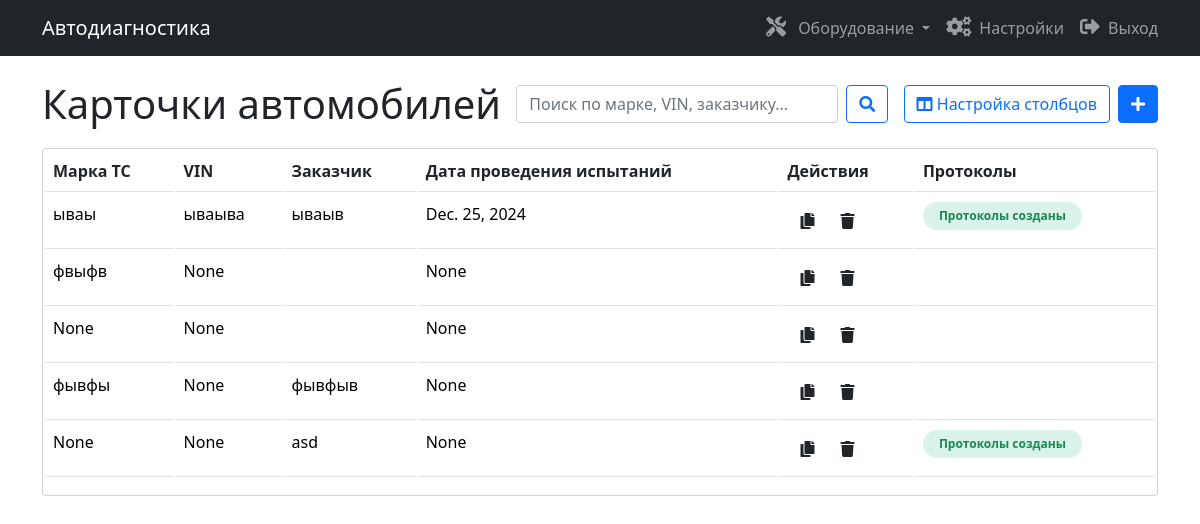
Screenshot of /vehicles/ (signed in) with the database file from the repository.
### core/models/vehicle.py (models this page shows, shortened)
class Vehicle(models.Model):
    FUEL_CHOICES = [
        ('Электрический', 'Электрический'),
        ('Бензиновый', 'Бензиновый'),
        ('Дизельный', 'Дизельный'),
        ('Гибридный', 'Гибридный'),
    ]
    CATEGORY_CHOICES = [
        ('M', 'Категория M'),
        ('M1', 'Категория M1'),
        ('M2', 'Категория M2'),
        ('M3', 'Категория M3'),
        ('N', 'Категория N'),
        ('N1', 'Категория N1'),
        ('N2', 'Категория N2'),
        ('N3', 'Категория N3'),
        ('O', 'Категория O'),
        ('O1', 'Категория O1'),
        ('O2', 'Категория O2'),
        ('O3', 'Категория O3'),
        ('O4', 'Категория O4'),
        ('L', 'Категория L'),
        ('L1e', 'Категория L1e'),
        ('L2e', 'Категория L2e'),
        ('L3e', 'Категория L3e'),
        ('L4e', 'Категория L4e'),
        ('L5e', 'Категория L5e'),
        ('L6e', 'Категория L6e'),
        ('L7e', 'Категория L7e'),
        ('T', 'Категория T'),
        ('T1', 'Категория T1'),
        ('T2', 'Категория T2'),
        ('S', 'Категория S'),
        ('G', 'Категория G'),
        ('A', 'Категория A'),
        ('B', 'Категория B'),
        ('C', 'Категория C'),
        ('D', 'Категория D'),
        ('BE', 'Категория BE'),
        ('CE', 'Категория CE'),
        ('DE', 'Категория DE'),
    ]
    customer_info = models.CharField("Заказчик (контактные данные для ЮЛ, ФИО для ФЛ)", max_length=255, blank=True, null=True)
    legal_address = models.TextField("Юридический адрес заказчика", blank=True, null=True)
    actual_address = models.TextField("Фактический адрес заказчика", blank=True, null=True)
    receive_date = models.DateField("Дата получения объекта", blank=True, null=True)
    customer_infos = models.TextField("Заказчиком предоставлены сведения", blank=True, null=True)
    brand = models.CharField("Марка ТС", max_length=100, blank=True, null=True)
    commercial_name = models.CharField("Коммерческое наименование", max_length=255, blank=True, null=True)
    vehicle_type = models.CharField("Тип", max_length=100, blank=True, null=True)
    chassis = models.CharField("Шасси", max_length=100, blank=True, null=True)
    vin = models.CharField("VIN", max_length=17, blank=True, null=True)
    manufacture_date = models.CharField("Месяц (при наличии) и год выпуска", max_length=100, blank=True, null=True)
    category = models.CharField("Категория ТС", max_length=20, choices=CATEGORY_CHOICES, blank=True, null=True)
    mileage = models.IntegerField("Пробег", blank=True, null=True)
    fuel_type = models.CharField("Тип топлива", max_length=20, choices=FUEL_CHOICES, blank=True, null=True)
    manufacturer_name = models.CharField("Наименование изготовителя", max_length=255, blank=True, null=True)
    manufacturer_legal_address = models.TextField("Юридический адрес изготовителя", blank=True, null=True)
    manufacturer_actual_address = models.TextField("Фактический адрес изготовителя", blank=True, null=True)
    test_address = models.TextField("Адрес проведения испытаний", blank=True, null=True)
    test_date = models.DateField("Дата проведения испытаний", blank=True, null=True)
    temperature = models.TextField("Температура воздуха", blank=True, null=True)
    humidity = models.TextField("Относительная влажность", blank=True, null=True)
    pressure = models.TextField("Атмосферное давление", blank=True, null=True)
    additional_info = models.TextField("Иная информация, если требуется для объективности проведения испытаний (фон шумовых помех, комплектность ТС и т.п.)", blank=True, null=True)
    additional_info_two = models.TextField("Дополнительные сведения", blank=True, null=True)
    equipment = models.ManyToManyField(
        Equipment,
        verbose_name="Оборудование",
        blank=True,
        related_name='vehicles'
    )

### core/views/vehicle.py (the view, shortened to what this page needs)
# urls.py: path('vehicles/', login_required(vehicle.VehicleListView.as_view()), name='vehicle-list'),
class VehicleListView(LoginRequiredMixin, ListView):
    model = Vehicle
    template_name = 'vehicle/vehicle_list.html'
    context_object_name = 'vehicles'
    paginate_by = 30
    ordering = ['-id']
    AVAILABLE_COLUMNS = {
        'customer_info': 'Заказчик',
        'legal_address': 'Юридический адрес заказчика',
        'actual_address': 'Фактический адрес заказчика',
        'receive_date': 'Дата получения объекта',
        'customer_infos': 'Заказчиком предоставлены сведения',
        'brand': 'Марка ТС',
        'commercial_name': 'Коммерческое наименование',
        'vehicle_type': 'Тип',
        'chassis': 'Шасси',
        'vin': 'VIN',
        'manufacture_date': 'Месяц и год выпуска',
        'category': 'Категория ТС',
        'mileage': 'Пробег',
        'fuel_type': 'Тип топлива',
        'manufacturer_name': 'Производитель',
        'manufacturer_legal_address': 'Юридический адрес производителя',
        'manufacturer_actual_address': 'Фактический адрес производителя',
        'test_address': 'Адрес проведения испытаний',
        'test_date': 'Дата проведения испытаний',
        'temperature': 'Температура воздуха',
        'humidity': 'Относительная влажность',
        'pressure': 'Атмосферное давление',
        'additional_info': 'Дополнительная информация',
        'additional_info_two': 'Дополнительные сведения'
    }
    def get_queryset(self):
        queryset = super().get_queryset()
        search_query = self.request.GET.get('search')
        return queryset
    def get_context_data(self, **kwargs):
        context = super().get_context_data(**kwargs)
        context['search_query'] = self.request.GET.get('search', '')
        default_columns = ['brand', 'vin', 'customer_info', 'test_date']
        selected_columns = self.request.session.get('vehicle_columns', default_columns)
        context['available_columns'] = self.AVAILABLE_COLUMNS
        context['selected_columns'] = selected_columns
        return context

### core/templatetags/vehicle_filters.py (called while the page is built)
@register.filter
def get_attr(obj, attr):
    return getattr(obj, attr, '')

@register.filter
def get_item(dictionary, key):
    return dictionary.get(key, '')

### core/templates/vehicle/vehicle_list.html (shortened to what this page needs)
{% extends 'base.html' %}
{% load vehicle_filters %}
{% block content %}
<div class="d-flex flex-column flex-md-row justify-content-between align-items-center mb-3">
    <h1 class="mb-3 mb-md-0 text-center text-md-start">Карточки автомобилей</h1>
    <div class="col-12 col-md-4 mb-3 mb-md-0">
        <form method="get" class="d-flex">
            <input type="text" name="search"
                   class="form-control me-2"
                   placeholder="Поиск по марке, VIN, заказчику..."
                   value="{{ search_query }}">
            <button type="submit" class="btn btn-outline-primary">
                <i class="fas fa-search"></i>
            </button>
        </form>
    </div>
    <div class="d-flex">
        <button type="button" class="btn btn-outline-primary me-2" data-bs-toggle="modal" data-bs-target="#columnSettingsModal">
            <i class="fas fa-columns"></i> Настройка столбцов
        </button>
        <a href="{% url 'vehicle-create' %}" class="btn btn-primary">
            <i class="fas fa-plus"></i>
        </a>
    </div>
</div>
{% if vehicles %}
    <div class="table-responsive">
        <table class="table">
            <thead>
                <tr>
                    {% for column in selected_columns %}
                        <th>{{ available_columns|get_item:column }}</th>
                    {% endfor %}
                    <th>Действия</th>
                    <th>Протоколы</th>
                </tr>
            </thead>
            <tbody>
                {% for vehicle in vehicles %}
                    <tr>
                        {% for column in selected_columns %}
                            <td><a href="{% url 'vehicle-detail' vehicle.pk %}">{{ vehicle|get_attr:column }}</a></td>
                        {% endfor %}
                        <td>
                            <div class="group_buttons">
                                <a href="{% url 'vehicle-duplicate' vehicle.pk %}" class="btn"><i class="fas fa-copy"></i></a>
                                <a href="{% url 'vehicle-delete' vehicle.pk %}" class="btn"><i class="fas fa-trash"></i></a>
                            </div>
                        </td>
                        <td>
                            {% if vehicle.protocols.exists %}
                                <span class="badge bg-success text-success rounded-pill px-3 py-2">Протоколы созданы</span>
                            {% endif %}
                        </td>
                    </tr>
                {% endfor %}
            </tbody>
        </table>
    </div>
{% endif %}
{% endblock %}

### core/templates/base.html (shortened to what this page needs)
{% load static %}
<!DOCTYPE html>
<html lang="ru">
<head>
   <link href="https://cdn.jsdelivr.net/npm/bootstrap@5.1.3/dist/css/bootstrap.min.css" rel="stylesheet">
   <link href="https://cdnjs.cloudflare.com/ajax/libs/font-awesome/5.15.4/css/all.min.css" rel="stylesheet">
   <link href="{% static 'core/css/style.css' %}" rel="stylesheet">
</head>
<body>
   {% if user.is_authenticated %}
   <header class="navbar navbar-dark bg-dark">
        <div class="container">
            <a class="navbar-brand" href="{% url 'home' %}">Автодиагностика</a>
            <ul class="navbar-nav d-flex flex-row">
                <li class="nav-item dropdown me-3">
                    <a class="nav-link dropdown-toggle" href="#" id="equipmentDropdown" role="button" data-bs-toggle="dropdown" aria-expanded="false">
                        <i class="fas fa-tools me-2" style="font-size:20px;"></i> <span>Оборудование</span>
                    </a>
                </li>
                <li class="nav-item me-3">
                    <a class="nav-link" href="{% url 'organization-detail' %}">
                        <i class="fas fa-cogs me-2" style="font-size:20px;"></i><span>Настройки</span>
                    </a>
                </li>
                <li class="nav-item">
                    <a class="nav-link" href="{% url 'logout' %}">
                        <i class="fas fa-sign-out-alt me-2" style="font-size:20px;"></i><span>Выход</span>
                    </a>
                </li>
            </ul>
        </div>
    </header>
   {% endif %}
   <div class="container mt-4">
       {% block content %}{% endblock %}
   </div>
</body>
</html>

### core/static/core/css/style.css (style rules this page uses)
.navbar { margin-bottom: 20px; }
.group_buttons { display: flex; }
table { border-collapse: unset; }
.table-responsive { border-radius: .25em; border: 1px solid #ced4da; }
td .bg-success { background-color: #D9F3EA!important; }
.table-responsive { margin-top: 20px; }
td a { text-decoration: none; color: black; }

### rows the page displays
Vehicle: selected_columns "ываы" "ываыва" "ываыв" "Dec. 25, 2024", shows "Протоколы созданы"
Vehicle: selected_columns "фвыфв" "None" "None"
Vehicle: selected_columns "None" "None" "None"
Vehicle: selected_columns "фывфы" "None" "фывфыв" "None"
Vehicle: selected_columns "None" "None" "asd" "None", shows "Протоколы созданы"

### other values shown
{{ available_columns|get_item:column }} "Марка ТС" "VIN" "Заказчик" "Дата проведения испытаний"
